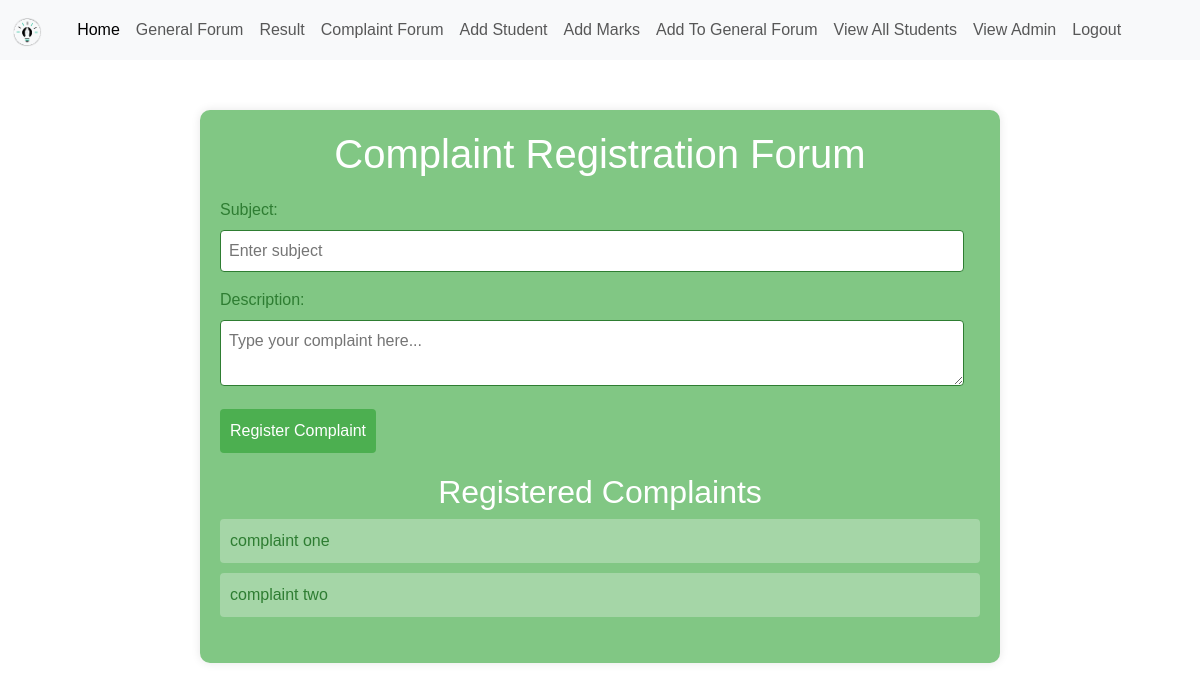
The page /add_complaint/ on the database as committed earlier.
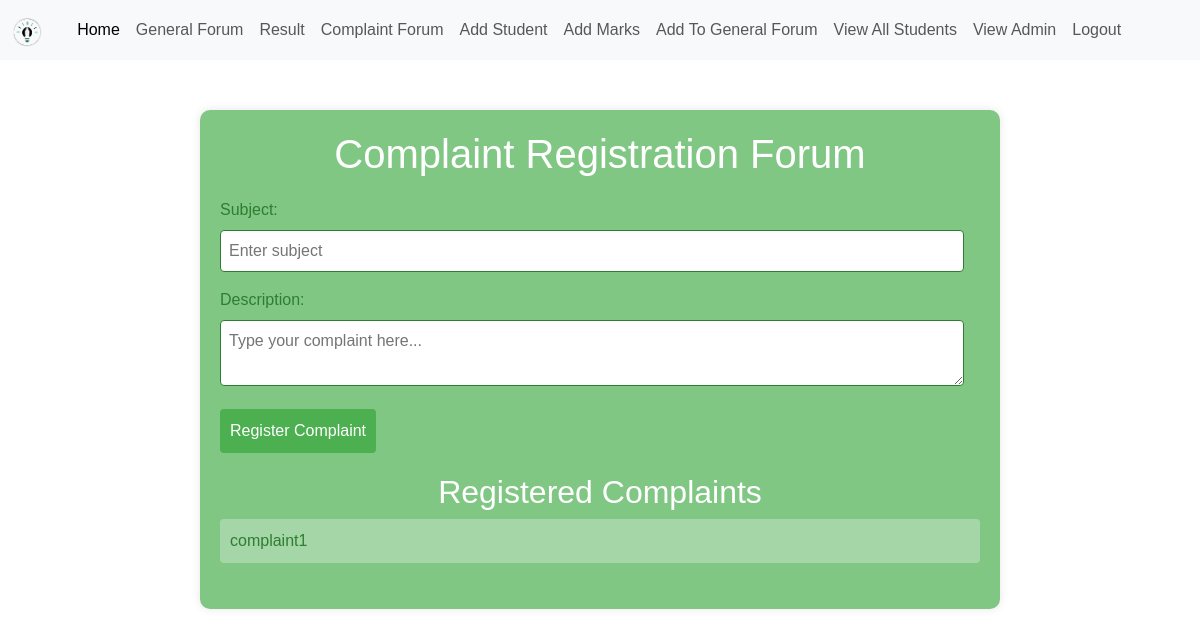
The same page on the database as committed later.
### deptmanagementsystem/models.py (models this page shows, shortened)
class Complaints(models.Model):
    subject = models.CharField(max_length=200)
    description = models.CharField(max_length=500)
    user = models.ForeignKey(User, on_delete=models.CASCADE, null=True, blank=True)

### deptmanagementsystem/views.py (the view, shortened to what this page needs)
# urls.py: path('add_complaint/', add_complaint, name='add-complaint'),
def add_complaint(request):
    all_complaints = Complaints.objects.all()
    return render(request, 'complaintforum.html', {'complaints' : all_complaints})

### templates/complaintforum.html (shortened to what this page needs)
{% extends 'base.html' %}
{% block content %}
    <div class="container">
        <h1>Complaint Registration Forum</h1>
        <form method="post" action="{% url 'add-complaint' %}" id="complainForm" >
            <label for="subject">Subject:</label>
            <input type="text" id="subject" name="subject" placeholder="Enter subject" required>
            <label for="complainText">Description:</label>
            <textarea id="complainText" name="complaintText" placeholder="Type your complaint here..." required></textarea>
            <button type="submit">Register Complaint</button>
        </form>
        <div id="complaintsList">
            <h2>Registered Complaints</h2>
            <ul id="complaints">
                {% for complaint in complaints %}
                <li class="complaint">
                    <a href="{% url 'complaint-details' complaint.id %}">{{complaint.subject}}</a>
                </li>
                {% endfor %}
            </ul>
        </div>
    </div>
    {% endblock content %}

Rows that differ between the two databases and show on the page:
removed Complaints: subject "complaint one"
removed Complaints: subject "complaint two"
added Complaints: subject "complaint1"
